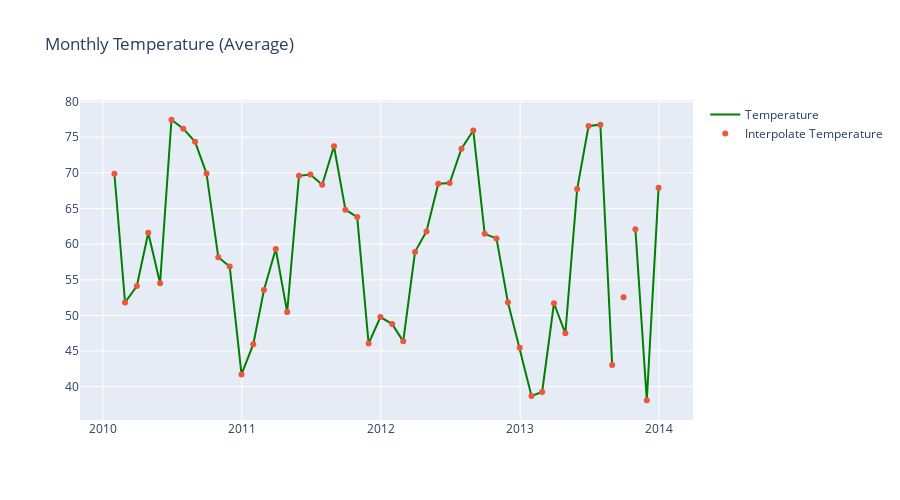

Notebook source saved alongside this figure:
### Code cell
fig = make_subplots(rows=1, 
                    cols=1)

custom_aggregation = {}
custom_aggregation["Temperature"] = "mean"
data2 = data2.set_index(pd.DatetimeIndex(data2['Date']))
data0 = data2.resample('M').agg(custom_aggregation)
data0.columns = ["Temperature"]
data0['Date'] = data0.index

x = data0['Date'].tolist()
y = data0['Temperature'].tolist()
y_ = data0['Temperature'].interpolate().tolist()

fig.add_trace(go.Scatter(x=x, y=y,name='Temperature',line=dict(color='green', width=2)), 1, 1)
fig.add_trace(go.Scatter(x=x, y=y_,mode='markers',name='Interpolate Temperature'), 1, 1)

fig['layout'].update(height=500, width=900, title='Monthly Temperature (Average)')
fig.show()
